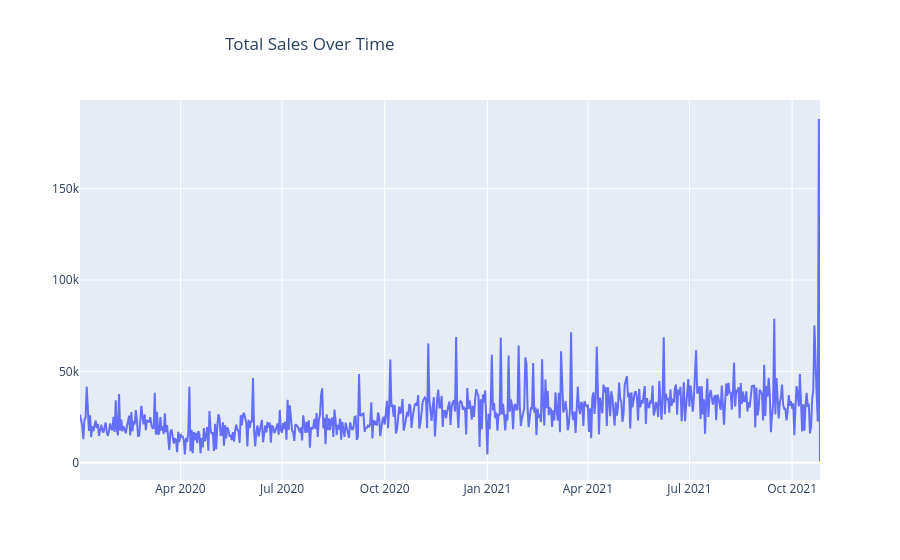

Notebook source saved alongside this figure:
### Code cell
fig = go.Figure()
fig.add_trace(go.Scatter(x=total_sales.index, y=total_sales['QUANTITY'],
                  mode='lines',
                  name='Real'))
fig.update_layout(title={'text':'Total Sales Over Time','x':0.25})

fig.show()
fig.write_image(output_dir / "total_sales_over_time.png")

### Figure 1 — Plotly figure (JSON) as saved in the notebook; plotly's stock layout.template omitted (floating-point values rounded to 4 significant figures; data arrays with more than 128 entries replaced by an {"elided": "..."} marker saying what was removed)
{"data": [{"mode": "lines", "name": "Real", "type": "scatter", "x": {"elided": "663 str values"}, "y": {"elided": "663 float values"}}], "layout": {"title": {"text": "Total Sales Over Time", "x": 0.25}}}
